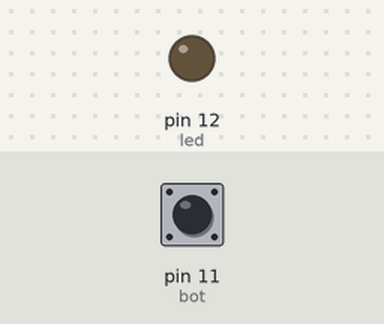
A sketch run on a simulated Arduino Uno, built with avr-gcc and run on an emulated ATmega328P. Parts: output pins drawn as LEDs (lit = HIGH). The test bench sets the inputs (shaded band); at power-on: pin 11 (bot) HIGH.

Above: at 1.2 s.
1.3 s: pin 11 (bot) pulled LOW for 0.15 s
At 2.2 s:
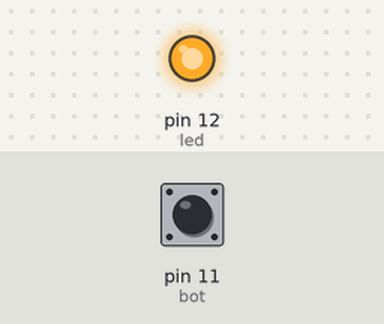
2.9 s: pin 11 (bot) pulled LOW for 1 s
At 4.6 s:
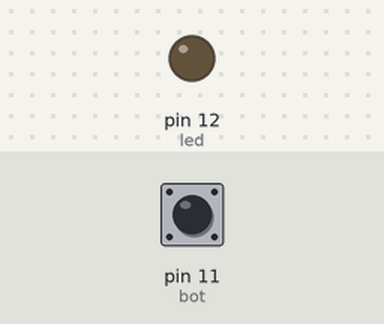
5.4 s: pin 11 (bot) pulled LOW for 3.2 s
At 9.4 s:
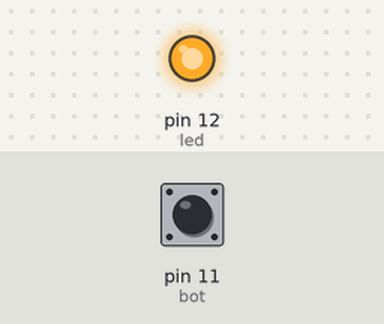
Timing chart, 0 to 10.9 s (numbered marks = the images above; inputs shaded):
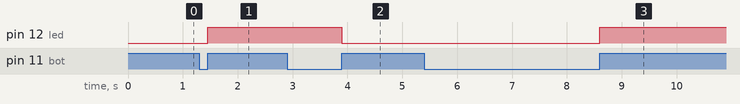

Measured:
- after the input at 1.3 s, pin 12 (led): LOW → HIGH after 0.15 s
- after the input at 2.9 s, pin 12 (led): HIGH → LOW after 1.0 s
- after the input at 5.4 s, pin 12 (led): LOW → HIGH after 3.2 s

The sketch:

ex_botao.ino
```cpp
int bot=11, led=12;

void setup()
{
  // Define a porta 13 como entrada pullup
  pinMode(bot, INPUT_PULLUP);
  // Define o pino 12 como saída para o LED
  pinMode(led, OUTPUT);
}
void loop()
{
  // caso o botão seja pressionado
  if (!digitalRead(bot))
  {
    // espera um pouquinho para evitar leitura errada
    delay(50);
    // verifica novamente se o botão continua pressionado
    if (!digitalRead(bot))
    {
      while (!digitalRead(11))
      {
      }
      // inverte o pino 12// aprisiona o código enquanto o botão estiver pressionado
      digitalWrite(12, !digitalRead(12));
    }
  }
}
```
